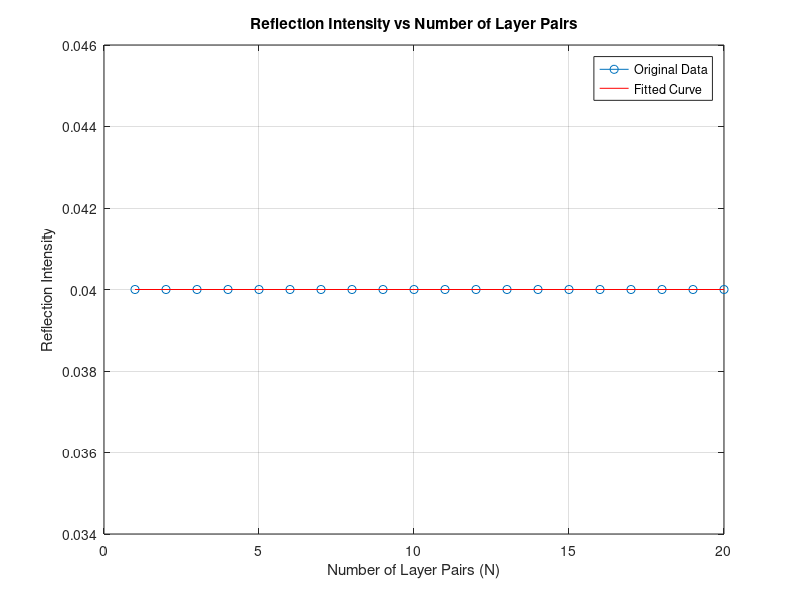

MATLAB code for this plot: (Note: this script raises an error after producing the figure.)
%סעיף א 

% Constants
n_air = 1.0;    % Refractive index of air
n1 = 1.5;       % Refractive index of first layer (closest to air)
n2 = 1.6;       % Refractive index of second layer (closest to substrate)
n_substrate = 1.5;  % Refractive index of substrate
wavelength = 1.5e-6;  % Wavelength in meters (1.5 microns)

% Function to calculate reflection coefficient for N pairs
N_values = 1:20;  % Number of layer pairs

reflection_intensity = zeros(1, length(N_values)); % Preallocate array

for i = 1:length(N_values)
    N = N_values(i);
    
    % Calculate individual reflection coefficients
    r_air_to_n1 = (n1 - n_air) / (n1 + n_air);
    r_n1_to_n2 = (n2 - n1) / (n2 + n1);
    r_n2_to_substrate = (n_substrate - n2) / (n_substrate + n2);
    
    % Total reflection amplitude for N layers
    total_r = r_air_to_n1;
    
    for j = 1:N
        total_r = total_r + r_n1_to_n2 + r_n2_to_substrate;
    end
    
    reflection_intensity(i) = total_r^2;  % Intensity reflection coefficient (R = |r|^2)
end

% Plot reflection intensity vs N
figure;
plot(N_values, reflection_intensity, 'o-');
xlabel('Number of Layer Pairs (N)');
ylabel('Reflection Intensity');
title('Reflection Intensity vs Number of Layer Pairs');
grid on;

% Curve fitting to an exponential function
fit_func = @(b, N) b(1) * exp(b(2) * N) + b(3);  % Exponential function for fitting
b0 = [0, 0, 0];  % Initial guess for the fitting parameters
b_fit = nlinfit(N_values, reflection_intensity, fit_func, b0);  % Perform the fitting

% Generate fitted data using the obtained parameters
fitted_reflection = fit_func(b_fit, N_values);

% Plot fitted curve on the same graph
hold on;
plot(N_values, fitted_reflection, 'r-');
legend('Original Data', 'Fitted Curve');
hold off;

% Display the fitting parameters
disp('Fitting parameters (a * exp(b * N) + c):');
disp(b_fit);

%סעיף ב

% Constants
n_air = 1.0;        % Refractive index of air
n1 = 1.5;          % Refractive index of first layer (closest to air)
n2 = 1.6;          % Refractive index of second layer (closest to substrate)
n_substrate = 1.5; % Refractive index of substrate
N = 50;            % Number of layer pairs
wavelength_range = linspace(1e-6, 2e-6, 500); % Wavelength range from 1 to 2 microns

% Angles of incidence (in degrees)
angles = [0, 15, 30, 45, 60];

% Initialize reflection intensity results
reflection_results = zeros(length(angles), length(wavelength_range));

% Calculate reflection intensity for each wavelength and angle
for a = 1:length(angles)
    theta_deg = angles(a);
    theta_rad = deg2rad(theta_deg);
    
    for w = 1:length(wavelength_range)
        wavelength = wavelength_range(w);
        
        % Initialize total reflection coefficients
        r_total_parallel = 0;
        r_total_perpendicular = 0;
        
        for j = 1:N
            % Calculate Fresnel coefficients for the current layer
            [r_parallel, r_perpendicular] = fresnel_coefficients(n1, n2, theta_rad);
            
            % Sum the reflection coefficients over all layers
            r_total_parallel = r_total_parallel + r_parallel;
            r_total_perpendicular = r_total_perpendicular + r_perpendicular;
        end
        
        % Calculate total reflection intensity (average of both polarizations)
        reflection_parallel = abs(r_total_parallel)^2;
        reflection_perpendicular = abs(r_total_perpendicular)^2;
        reflection_results(a, w) = (reflection_parallel + reflection_perpendicular) / 2;
    end
end

% Plot reflection intensity vs wavelength for different angles
figure;
hold on;
for a = 1:length(angles)
    plot(wavelength_range * 1e6, reflection_results(a, :), 'DisplayName', [num2str(angles(a)), '°']);
end
xlabel('Wavelength (\mum)');
ylabel('Reflection Intensity');
title('Reflection Intensity vs Wavelength for Various Angles of Incidence');
legend('show');
grid on;
hold off;

%סעיף ג

% Constants
n_air = 1.0;        % Refractive index of air
n1 = 1.5;          % Refractive index of first layer (closest to air)
n2 = 1.6;          % Refractive index of second layer (closest to substrate)
n_substrate = 1.5; % Refractive index of substrate
N = 50;            % Number of layer pairs
wavelength_resonance = 1.5e-6;  % Desired resonance wavelength (1.5 microns)
wavelength_range = linspace(1e-6, 2e-6, 500); % Wavelength range from 1 to 2 microns

% Angles of incidence (in degrees)
angle_of_incidence = 0;  % Normal incidence

% Calculate thicknesses
d1 = wavelength_resonance / (4 * n1);  % Normal thickness of layer 1 (n = 1.5)
d2 = wavelength_resonance / (4 * n2);  % Normal thickness of layer 2 (n = 1.6)

% Introduce perturbation: increase thickness of the (N/2)th layer
perturbation_index = floor(N/2);  % Perturb the middle layer
perturbation_factor = 1.1;        % 10% increase in thickness
perturbed_thickness = d1 * perturbation_factor;  % Increased thickness for resonance

% Initialize reflection intensity results
reflection_intensity = zeros(1, length(wavelength_range));

% Calculate reflection intensity for each wavelength
for w = 1:length(wavelength_range)
    wavelength = wavelength_range(w);
    
    % Initialize total reflection coefficients
    r_total_parallel = 0;
    r_total_perpendicular = 0;
    
    for j = 1:N
        % Determine the thickness for the current layer
        if j == perturbation_index
            layer_thickness = perturbed_thickness;  % Use the perturbed thickness
        else
            if mod(j, 2) == 1
                layer_thickness = wavelength / (4 * n1);  % Layer 1 (n = 1.5)
            else
                layer_thickness = wavelength / (4 * n2);  % Layer 2 (n = 1.6)
            end
        end
        
        % Calculate Fresnel coefficients for the current layer
        [r_parallel, r_perpendicular] = fresnel_coefficients(n1, n2, deg2rad(angle_of_incidence));
        
        % Sum the reflection coefficients over all layers
        r_total_parallel = r_total_parallel + r_parallel;
        r_total_perpendicular = r_total_perpendicular + r_perpendicular;
    end
    
    % Calculate total reflection intensity (average of both polarizations)
    reflection_parallel = abs(r_total_parallel)^2;
    reflection_perpendicular = abs(r_total_perpendicular)^2;
    reflection_intensity(w) = (reflection_parallel + reflection_perpendicular) / 2;
end

% Plot reflection intensity vs wavelength
figure;
plot(wavelength_range * 1e6, reflection_intensity);
xlabel('Wavelength (\mum)');
ylabel('Reflection Intensity');
title('Reflection Intensity vs Wavelength with Resonance Perturbation');
grid on;

% Function to calculate Fresnel coefficients for parallel and perpendicular polarization
function [r_parallel, r_perpendicular] = fresnel_coefficients(n1, n2, theta1)
    theta2 = asin((n1 / n2) * sin(theta1));
    r_parallel = (n1 * cos(theta1) - n2 * cos(theta2)) / (n1 * cos(theta1) + n2 * cos(theta2));
    r_perpendicular = (n2 * cos(theta1) - n1 * cos(theta2)) / (n2 * cos(theta1) + n1 * cos(theta2));
end

%סעיף ד

% Constants
n_air = 1.0;        % Refractive index of air
n1 = 1.5;           % Refractive index of first layer (closest to air)
n2 = 1.6;           % Refractive index of second layer (closest to substrate)
n_substrate = 1.5;  % Refractive index of substrate
N_values = [10, 20, 50];  % Number of layer pairs
wavelength_resonance = 1.5e-6;  % Resonance wavelength (1.5 microns)
delta_lambda = 1e-9;  % Step size around resonance

% Define wavelength range around resonance (to calculate transmission)
wavelength_range = linspace(wavelength_resonance - 10 * delta_lambda, wavelength_resonance + 10 * delta_lambda, 1000);

% Loop over different values of N (number of layer pairs)
for k = 1:length(N_values)
    N = N_values(k);
    
    % Initialize transmission intensity results
    transmission_intensity = zeros(1, length(wavelength_range));
    
    % Calculate transmission intensity for each wavelength
    for w = 1:length(wavelength_range)
        wavelength = wavelength_range(w);
        
        % Initialize total reflection and transmission coefficients
        r_total_parallel = 0;
        t_total_parallel = 0;  % For transmission
        
        for j = 1:N
            % Calculate Fresnel coefficients for each layer
            [r_parallel, ~] = fresnel_coefficients(n1, n2, 0);  % Normal incidence
            
            % Accumulate reflection and transmission coefficients
            r_total_parallel = r_total_parallel + r_parallel;
            t_total_parallel = t_total_parallel + (1 - r_parallel);  % Transmission
        end
        
        % Calculate total transmission intensity (T = |t|^2)
        transmission_intensity(w) = abs(t_total_parallel)^2;
    end
    
    % Plot transmission intensity vs wavelength for the current N
    figure;
    plot(wavelength_range * 1e6, transmission_intensity);
    xlabel('Wavelength (\mum)');
    ylabel('Transmission Intensity');
    title(['Transmission vs Wavelength for N = ', num2str(N)]);
    grid on;
    
    % Calculate Q-factor from the transmission curve
    [max_val, max_idx] = max(transmission_intensity);
    FWHM_idx = find(transmission_intensity >= max_val / 2);  % Full Width Half Maximum (FWHM)
    
    % Wavelength corresponding to FWHM
    lambda_FWHM = wavelength_range(FWHM_idx(end)) - wavelength_range(FWHM_idx(1));
    
    % Q-factor calculation
    Q_factor = wavelength_resonance / lambda_FWHM;
    
    % Display the Q-factor result
    disp(['Q-factor for N = ', num2str(N), ': ', num2str(Q_factor)]);
end

% Theoretical Q-factor calculation based on reflectivity
Q_theoretical = zeros(1, length(N_values));

for k = 1:length(N_values)
    N = N_values(k);
    
    % Calculate reflectivity for N layers (using Fresnel reflection)
    r_total_parallel = 0;
    
    for j = 1:N
        % Fresnel coefficients for each layer
        [r_parallel, ~] = fresnel_coefficients(n1, n2, 0);  % Normal incidence
        r_total_parallel = r_total_parallel + r_parallel;
    end
    
    % Reflectivity R = |r|^2
    R = abs(r_total_parallel)^2;
    
    % Q-factor calculation based on reflectivity
    Q_theoretical(k) = (pi * sqrt(R)) / (1 - R);
end

% Display the theoretical Q-factor results
disp('Theoretical Q-factor for different N values:');
disp(Q_theoretical);

% Function to calculate Fresnel coefficients for parallel and perpendicular polarization
function [r_parallel, r_perpendicular] = fresnel_coefficients(n1, n2, theta1)
    theta2 = asin((n1 / n2) * sin(theta1));  % Snell's law
    r_parallel = (n1 * cos(theta1) - n2 * cos(theta2)) / (n1 * cos(theta1) + n2 * cos(theta2));
    r_perpendicular = (n2 * cos(theta1) - n1 * cos(theta2)) / (n2 * cos(theta1) + n1 * cos(theta2));
end



